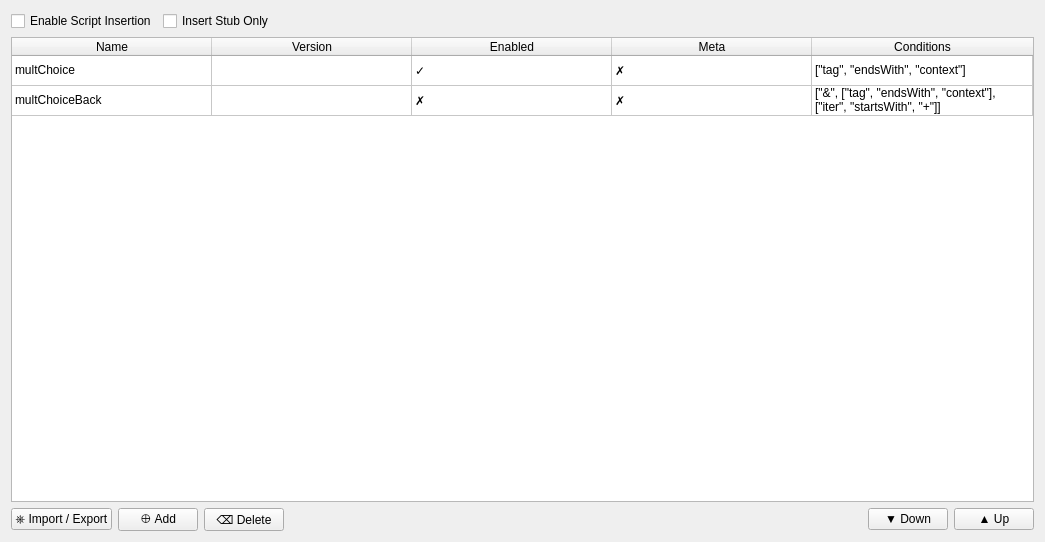
<?xml version="1.0" encoding="UTF-8"?>
<ui version="4.0">
 <class>ScriptTab</class>
 <widget class="QWidget" name="ScriptTab">
  <property name="geometry">
   <rect>
    <x>0</x>
    <y>0</y>
    <width>1045</width>
    <height>542</height>
   </rect>
  </property>
  <property name="windowTitle">
   <string>Form</string>
  </property>
  <layout class="QGridLayout" name="gridLayout">
   <item row="9" column="0">
    <widget class="QPushButton" name="importButton">
     <property name="text">
      <string>⎈ Import / Export</string>
     </property>
    </widget>
   </item>
   <item row="8" column="0" colspan="6">
    <widget class="QTableWidget" name="scriptsTable">
     <property name="editTriggers">
      <set>QAbstractItemView::NoEditTriggers</set>
     </property>
     <property name="dragEnabled">
      <bool>false</bool>
     </property>
     <property name="dragDropOverwriteMode">
      <bool>false</bool>
     </property>
     <property name="alternatingRowColors">
      <bool>false</bool>
     </property>
     <property name="selectionMode">
      <enum>QAbstractItemView::SingleSelection</enum>
     </property>
     <property name="selectionBehavior">
      <enum>QAbstractItemView::SelectRows</enum>
     </property>
     <property name="showGrid">
      <bool>true</bool>
     </property>
     <property name="gridStyle">
      <enum>Qt::SolidLine</enum>
     </property>
     <property name="sortingEnabled">
      <bool>false</bool>
     </property>
     <property name="cornerButtonEnabled">
      <bool>false</bool>
     </property>
     <attribute name="horizontalHeaderCascadingSectionResizes">
      <bool>false</bool>
     </attribute>
     <attribute name="horizontalHeaderDefaultSectionSize">
      <number>200</number>
     </attribute>
     <attribute name="horizontalHeaderStretchLastSection">
      <bool>true</bool>
     </attribute>
     <attribute name="verticalHeaderVisible">
      <bool>false</bool>
     </attribute>
     <attribute name="verticalHeaderCascadingSectionResizes">
      <bool>true</bool>
     </attribute>
     <attribute name="verticalHeaderHighlightSections">
      <bool>true</bool>
     </attribute>
     <attribute name="verticalHeaderShowSortIndicator" stdset="0">
      <bool>false</bool>
     </attribute>
     <row>
      <property name="text">
       <string>Script 1</string>
      </property>
     </row>
     <row>
      <property name="text">
       <string>Script 2</string>
      </property>
     </row>
     <column>
      <property name="text">
       <string>Name</string>
      </property>
     </column>
     <column>
      <property name="text">
       <string>Version</string>
      </property>
     </column>
     <column>
      <property name="text">
       <string>Enabled</string>
      </property>
     </column>
     <column>
      <property name="text">
       <string>Meta</string>
      </property>
     </column>
     <column>
      <property name="text">
       <string>Conditions</string>
      </property>
     </column>
     <item row="0" column="0">
      <property name="text">
       <string>multChoice</string>
      </property>
     </item>
     <item row="0" column="2">
      <property name="text">
       <string>✓</string>
      </property>
     </item>
     <item row="0" column="3">
      <property name="text">
       <string>✗</string>
      </property>
     </item>
     <item row="0" column="4">
      <property name="text">
       <string>[&quot;tag&quot;, &quot;endsWith&quot;, &quot;context&quot;]</string>
      </property>
     </item>
     <item row="1" column="0">
      <property name="text">
       <string>multChoiceBack</string>
      </property>
     </item>
     <item row="1" column="2">
      <property name="text">
       <string>✗</string>
      </property>
     </item>
     <item row="1" column="3">
      <property name="text">
       <string>✗</string>
      </property>
     </item>
     <item row="1" column="4">
      <property name="text">
       <string>[&quot;&amp;&quot;, [&quot;tag&quot;, &quot;endsWith&quot;, &quot;context&quot;], [&quot;iter&quot;, &quot;startsWith&quot;, &quot;+&quot;]]</string>
      </property>
     </item>
    </widget>
   </item>
   <item row="9" column="1">
    <widget class="QPushButton" name="addPushButton">
     <property name="text">
      <string>⊕ Add</string>
     </property>
    </widget>
   </item>
   <item row="9" column="5">
    <widget class="QPushButton" name="upPushButton">
     <property name="text">
      <string>▲ Up</string>
     </property>
    </widget>
   </item>
   <item row="9" column="3">
    <spacer name="horizontalSpacer">
     <property name="orientation">
      <enum>Qt::Horizontal</enum>
     </property>
     <property name="sizeHint" stdset="0">
      <size>
       <width>40</width>
       <height>20</height>
      </size>
     </property>
    </spacer>
   </item>
   <item row="9" column="4">
    <widget class="QPushButton" name="downPushButton">
     <property name="text">
      <string>▼ Down</string>
     </property>
    </widget>
   </item>
   <item row="9" column="2">
    <widget class="QPushButton" name="deletePushButton">
     <property name="text">
      <string>⌫ Delete</string>
     </property>
    </widget>
   </item>
   <item row="4" column="0" rowspan="4" colspan="6">
    <layout class="QHBoxLayout" name="horizontalLayout">
     <item>
      <widget class="QCheckBox" name="enableCheckBox">
       <property name="text">
        <string>Enable Script Insertion</string>
       </property>
      </widget>
     </item>
     <item>
      <widget class="QCheckBox" name="insertStubCheckBox">
       <property name="text">
        <string>Insert Stub Only</string>
       </property>
      </widget>
     </item>
     <item>
      <spacer name="horizontalSpacer_inHl">
       <property name="orientation">
        <enum>Qt::Horizontal</enum>
       </property>
       <property name="sizeHint" stdset="0">
        <size>
         <width>40</width>
         <height>20</height>
        </size>
       </property>
      </spacer>
     </item>
    </layout>
   </item>
  </layout>
 </widget>
 <resources/>
 <connections>
  <connection>
   <sender>scriptsTable</sender>
   <signal>cellActivated(int,int)</signal>
   <receiver>deletePushButton</receiver>
   <slot>toggle()</slot>
   <hints>
    <hint type="sourcelabel">
     <x>450</x>
     <y>108</y>
    </hint>
    <hint type="destinationlabel">
     <x>171</x>
     <y>230</y>
    </hint>
   </hints>
  </connection>
 </connections>
</ui>
